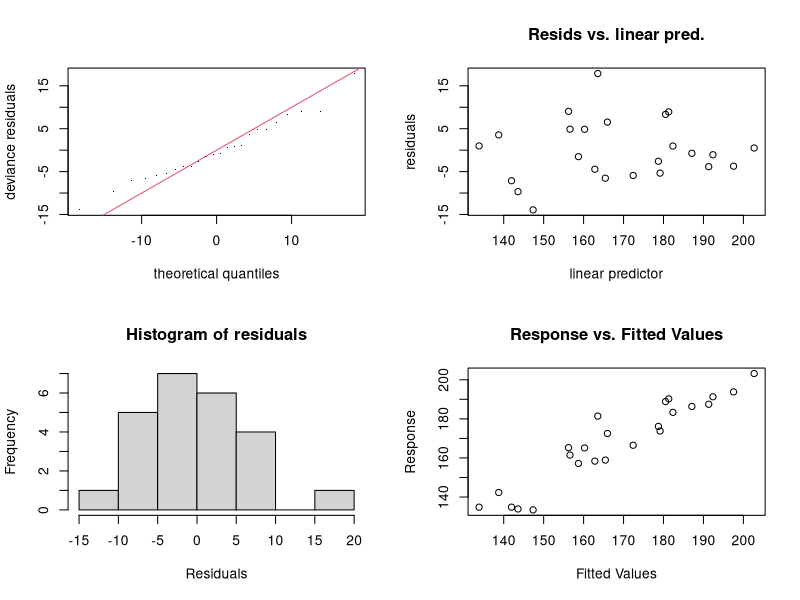
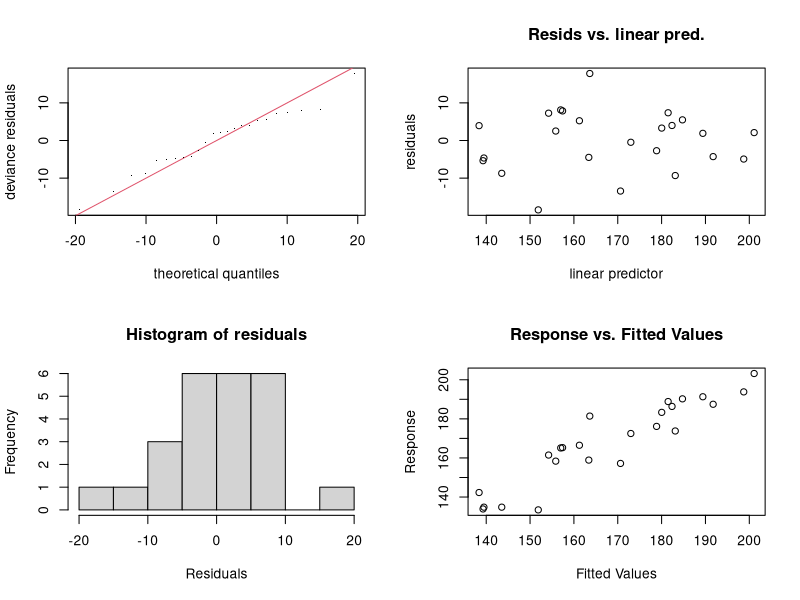
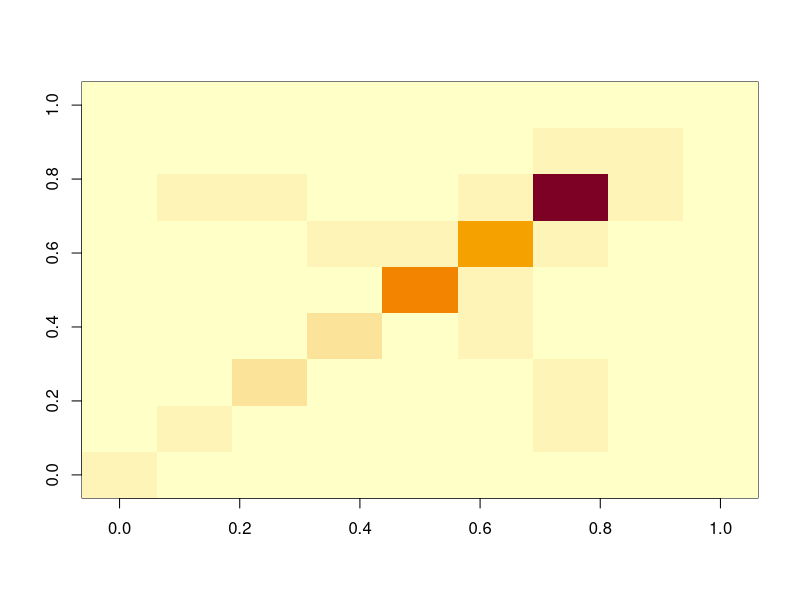
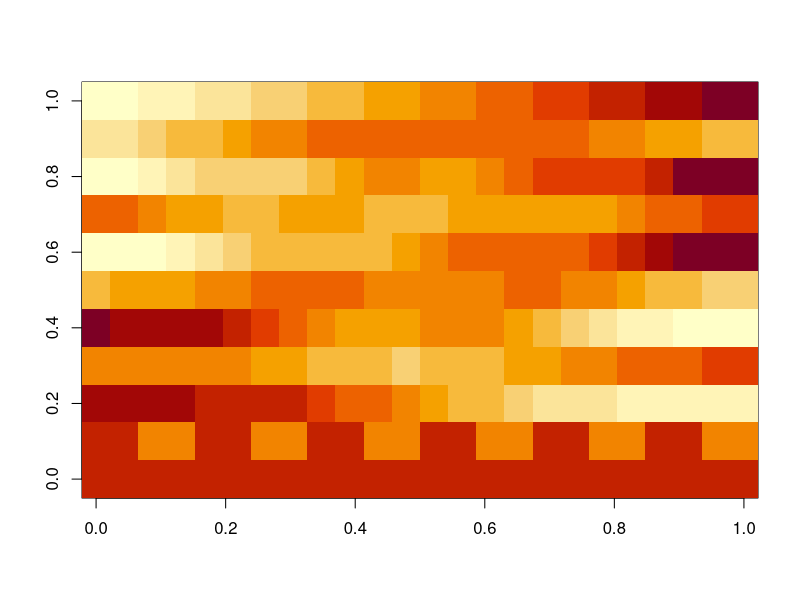
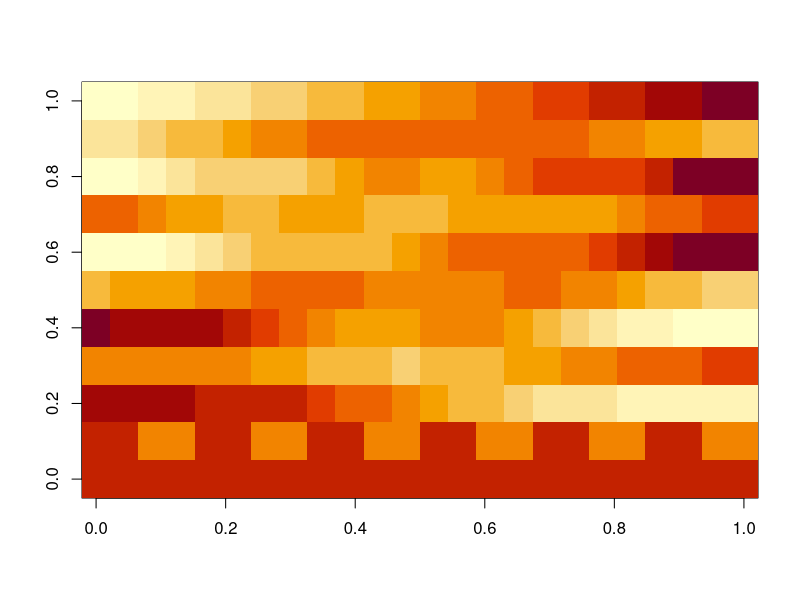
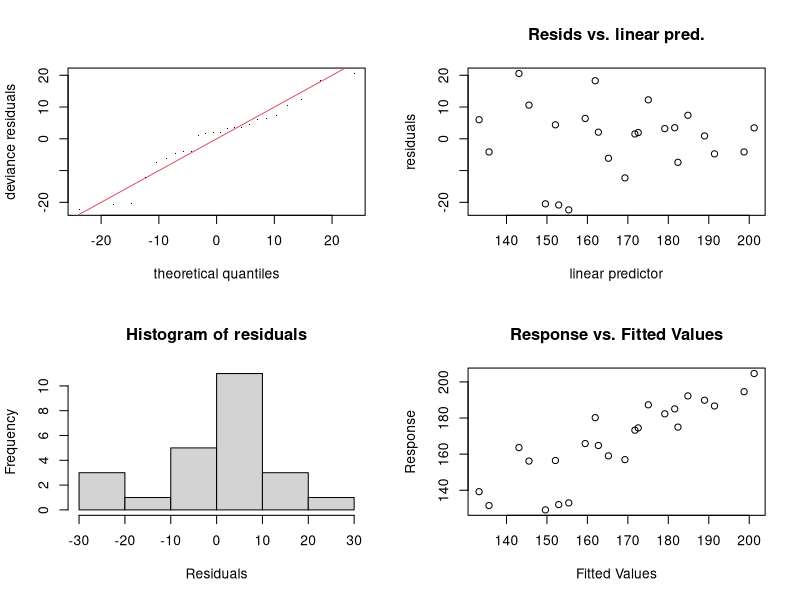
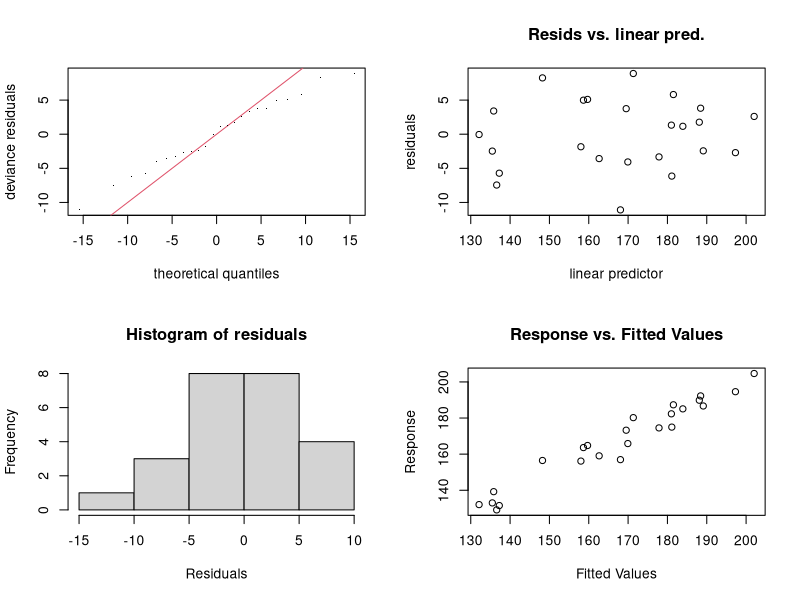
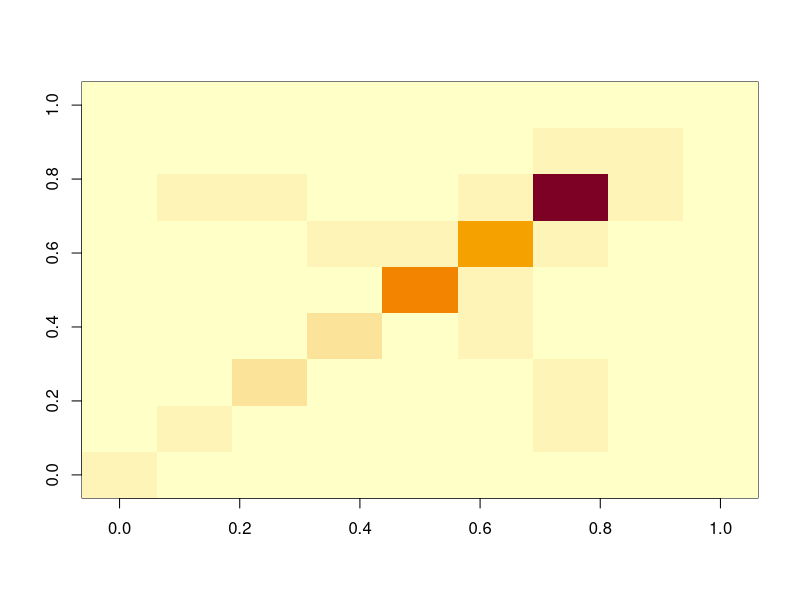

Write the R code that produced these figures, in order.
## ---- chunk 1
knitr::opts_chunk$set(echo = TRUE)
## ---- chunk 2
Yield214 <- data.frame(
  Yield = c(142.30999016112, 134.816631390101, 133.427917773201, 161.481654793547, 165.271076641428, 158.365568915447,
          166.495294761056, 181.416059276517, 133.903642716581, 134.81774322369, 157.191283964691, 172.503265011261,
          165.112451330955, 158.903795932606, 183.319650297151, 186.357485025453, 176.135437423899, 188.849845511496,
          191.304313015102, 187.465572345687, 173.793504062, 190.236566631752, 193.796227256552, 203.197339018491),
  Product = factor(c("E", "E", "B", "B", "E", "E", "B", "B", "E", "E", "B", "B", "E", "E", "B", "B", "E", "E", "B", "B",
            "E", "E", "B", "B")),
  Northing = c(0.783072959421157, 6.8630408585656, 12.9852964518518, 19.0984345227862, 25.1816935720809, 
             31.3085784454595, 37.320366207733, 43.4594654812367, 49.4976038696288, 55.6446310137961, 
             61.6350571132918, 67.7339494941491, 73.7622992709295, 79.9142402925501, 86.0080040887833, 
             92.093686219178, 98.1548134744314, 104.314751055382, 110.340220433542, 116.426924809464, 
             122.447750322627, 128.540554585316, 134.522876331975, 140.681138361472)
)
Yield216 <- data.frame(
  Yield = c(139.226769807541, 131.535935351134, 129.140773440201, 156.491482634976, 163.636680369683, 
            156.161889299633, 165.861947713099, 180.21979467059, 132.06574725736, 133.005306604335, 
            156.961068484051, 173.256663183778, 164.792329964379, 159.063216126603, 182.33180291636, 
            185.075272348869, 174.52824925003, 187.32511712949, 189.860309540485, 186.671392327381, 
            174.971929918947, 192.247442350469, 194.586351881239, 204.649772439691),
  Product = factor(c("E", "E", "B", "B", "E", "E", "B", "B", "E", "E", "B", "B", "E", "E", "B", "B", "E", "E", 
            "B", "B", "E", "E", "B", "B")),
  Northing = c(0.783072959421157, 6.8630408585656, 12.9852964518518, 19.0984345227862, 25.1816935720809, 
             31.3085784454595, 37.320366207733, 43.4594654812367, 49.4976038696288, 55.6446310137961, 
             61.6350571132918, 67.7339494941491, 73.7622992709295, 79.9142402925501, 86.0080040887833, 
             92.093686219178, 98.1548134744314, 104.314751055382, 110.340220433542, 116.426924809464, 
             122.447750322627, 128.540554585316, 134.522876331975, 140.681138361472)
)
Yield218 <- data.frame(
    Yield=c(136.3645, 128.5203, 125.2104, 151.7673, 162.1232, 154.0905, 165.4766, 179.2397, 130.6581, 
            131.5777, 156.9808, 174.0609, 164.5684, 159.2720, 181.3242, 183.6998, 172.9337, 185.6536, 
            188.3372, 185.7617, 176.0440, 194.1953, 195.3868, 206.0945),
  Product = factor(c("E", "E", "B", "B", "E", "E", "B", "B", "E", "E", "B", "B", "E", "E", "B", "B", "E", "E", 
            "B", "B", "E", "E", "B", "B")), 
 Northing = c(0.783073, 6.863041, 12.985296, 19.098435, 25.181694, 31.308578, 37.320366, 43.459465, 
              49.497604, 55.644631, 61.635057, 67.733949, 73.762299, 79.914240, 86.008004, 92.093686,
              98.154813, 104.314751, 110.340220, 116.426925, 122.447750, 128.540555, 134.522876, 140.681138)
  
)
## ---- chunk 3
library(mgcv)
gam14 <- gam(Yield ~ Product + s(Northing), data=Yield214)
gam.check(gam14)
coef(gam14)
summary(gam14)
gam14.int <- gam(Yield ~ Product + s(Northing,by=Product), data=Yield214)
gam.check(gam14.int)
coef(gam14.int)
summary(gam14.int)
## ---- chunk 4
gam14$sp
gam14.int$sp
## ---- chunk 5
gam14$smooth[[1]]$S
image(gam14$smooth[[1]]$S[[1]])
## ---- chunk 6
model.matrix(gam14)
image(model.matrix(gam14))
## ---- chunk 7
predict(gam14, type = "lpmatrix")
image(predict(gam14, type = "lpmatrix"))
## ---- chunk 8
gam16 <- gam(Yield ~ Product + s(Northing), data=Yield216)
gam.check(gam16)
coef(gam16)
summary(gam16)
gam16.int <- gam(Yield ~ Product + s(Northing,by=Product), data=Yield216)
gam.check(gam16.int)
coef(gam16.int)
summary(gam16.int)
## ---- chunk 9
gam16$sp
gam16.int$sp
## ---- chunk 10
gam16$smooth[[1]]$S
image(gam16$smooth[[1]]$S[[1]])
## ---- chunk 11
model.matrix(gam16)
image(model.matrix(gam16))
## ---- chunk 12
predict(gam16, type = "lpmatrix")
image(predict(gam16, type = "lpmatrix"))
## ---- chunk 13
plot(Yield214$Northing,predict(gam14),type='l')
lines(Yield216$Northing,predict(gam16),col='red')
## ---- chunk 14
gam14.bs <- gam(Yield ~ Product + s(Northing,bs='bs'), data=Yield214)
gam16.bs <- gam(Yield ~ Product + s(Northing,bs='bs'), data=Yield216)
gam18.bs <- gam(Yield ~ Product + s(Northing,bs='bs'), data=Yield218)
## ---- chunk 15
gam14.bs$weights
gam16.bs$weights
gam18.bs$weights
## ---- chunk 16
X14 <- predict(gam14.bs, type = "lpmatrix")
image(X14)
XtX14 <- t(X14) %*% X14
image(XtX14)
kappa(XtX14)
## ---- chunk 17
X16 <- predict(gam16.bs, type = "lpmatrix")
image(X16)
XtX16 <- t(X16) %*% X16
image(XtX16)
kappa(XtX16)
## ---- chunk 18
X18 <- predict(gam18.bs, type = "lpmatrix")
image(X18)
XtX18 <- t(X18) %*% X18
image(XtX18)
kappa(XtX18)
## ---- chunk 19
image(gam14.bs$smooth[[1]]$S[[1]])
kappa(gam14.bs$smooth[[1]]$S[[1]])
## ---- chunk 20
image(gam16.bs$smooth[[1]]$S[[1]])
kappa(gam16.bs$smooth[[1]]$S[[1]])
## ---- chunk 21
image(gam18.bs$smooth[[1]]$S[[1]])
kappa(gam18.bs$smooth[[1]]$S[[1]])
## ---- chunk 22
gam14.bs$sp
coef(gam14.bs)
gam16.bs$sp
coef(gam16.bs)
gam18.bs$sp
coef(gam18.bs)
## ---- chunk 23
plot(Yield214$Northing,predict(gam14.bs),type='l')
lines(Yield216$Northing,predict(gam16.bs),col='red')
lines(Yield218$Northing,predict(gam18.bs),col='blue')
## ---- chunk 24
gam14.ps <- gam(Yield ~ Product + s(Northing,bs="ps"), data=Yield214)
gam16.ps <- gam(Yield ~ Product + s(Northing,bs="ps"), data=Yield216)
## ---- chunk 25
plot(Yield214$Northing,predict(gam14.ps),type='l')
lines(Yield216$Northing,predict(gam16.ps),col='red')
